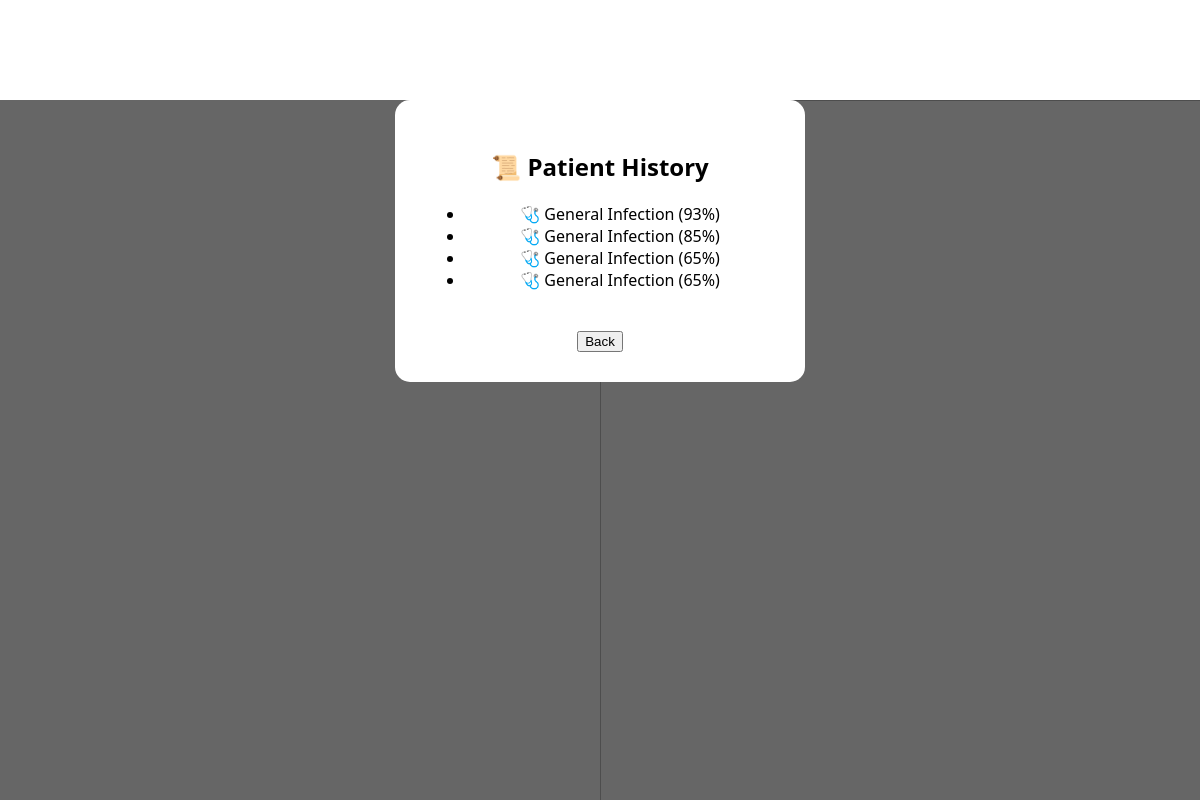
Before: /history with the older database file.
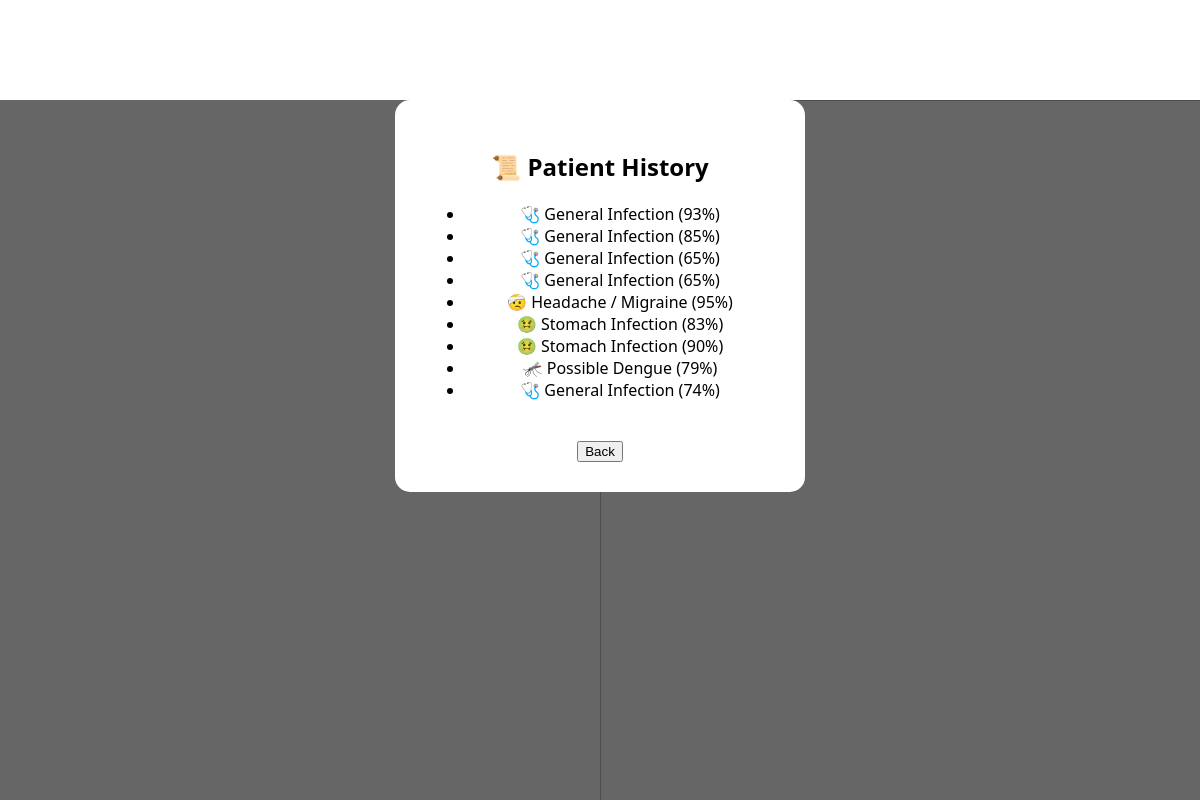
After: the same page with the newer database file.
### tables this page shows
CREATE TABLE history (
            result TEXT
        );

### app.py (the view)
@app.route('/history')
def show_history():
    conn = sqlite3.connect('database.db')
    c = conn.cursor()
    c.execute("SELECT result FROM history")
    data = c.fetchall()
    conn.close()
    return render_template('history.html', history=data)

### templates/history.html (shortened to what this page needs)
<!DOCTYPE html>
<html>
<head>
</head>
<body>
<img class="bg" src="https://images.pexels.com/photos/4386466/pexels-photo-4386466.jpeg?auto=compress&cs=tinysrgb&w=1600">
<div class="overlay"></div>
<div class="card">
<h2>📜 Patient History</h2>
<ul>
{% for item in history %}
<li>{{ item[0] }}</li>
{% endfor %}
</ul>
<br>
<a href="/dashboard"><button>Back</button></a>
</div>
</body>
</html>

### templates/history.html (style rules this page uses)
body { margin:0; font-family:'Segoe UI'; color:white; text-align:center; }
.bg { position:fixed; width:100%; height:100%; object-fit:cover; z-index:-2; }
.card { background:white; color:black; padding:30px; margin:100px auto; width:350px; border-radius:15px; }

Changed rows visible on the page:
added history: result "🤕 Headache / Migraine (95%)"
added history: result "🤢 Stomach Infection (83%)"
added history: result "🤢 Stomach Infection (90%)"
added history: result "🦟 Possible Dengue (79%)"
added history: result "🩺 General Infection (74%)"
